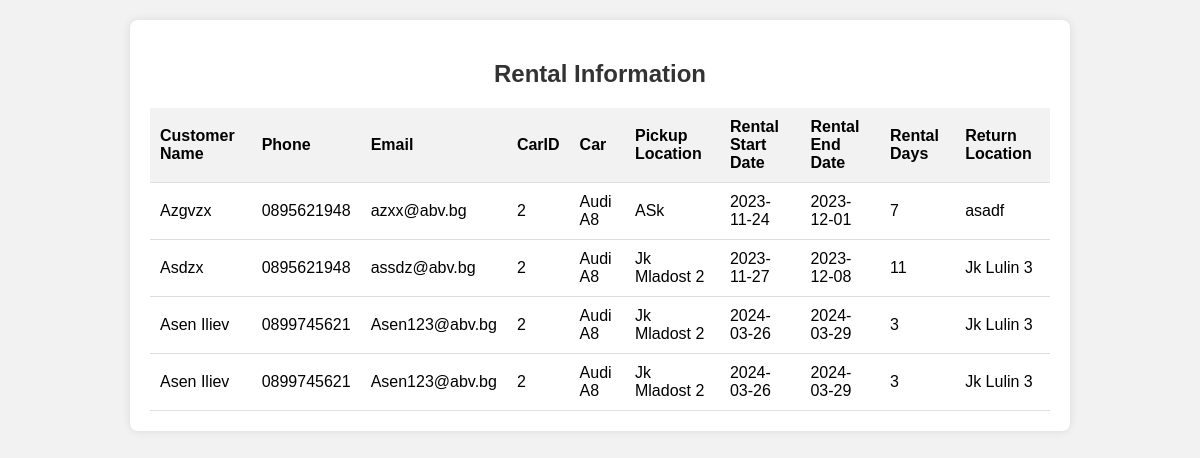
/display_rents.php, run on the app's committed database.
### tables this page shows
CREATE TABLE `rentals` (
  `id` int(11) NOT NULL,
  `customer_name` varchar(255) NOT NULL,
  `customer_phone` varchar(20) NOT NULL,
  `customer_email` varchar(255) NOT NULL,
  `automobile_id` int(11) NOT NULL,
  `rental_start_date` date NOT NULL,
  `rental_end_date` date NOT NULL,
  `pickup_location` varchar(255) NOT NULL,
  `return_location` varchar(255) NOT NULL,
  `rental_days` int(11) NOT NULL,
  `created_at` timestamp NOT NULL DEFAULT current_timestamp()
);

CREATE TABLE `automobiles` (
  `id` int(11) NOT NULL,
  `name` varchar(100) DEFAULT NULL,
  `fuel_type` varchar(20) DEFAULT NULL,
  `engine_type` varchar(20) DEFAULT NULL,
  `horsepower` int(11) DEFAULT NULL,
  `width` float DEFAULT NULL,
  `length` float DEFAULT NULL,
  `height` float DEFAULT NULL,
  `weight` float DEFAULT NULL,
  `extras` text DEFAULT NULL,
  `image` varchar(255) DEFAULT NULL
);

### display_rents.php (the view, shortened to what this page needs)
<!DOCTYPE html>
<html lang="en">
<head>
</head>
<body>
    <div class="container">
        <h2>Rental Information</h2>
        <?php
        include 'dbcon.php';
        $sql = "SELECT rentals.*, automobiles.name AS car_name FROM rentals
                INNER JOIN automobiles ON rentals.automobile_id = automobiles.id";
        $result = $conn->query($sql);
        if ($result->num_rows > 0) {
            echo '<table>
                    <tr>
                        <th>Customer Name</th>
                        <th>Phone</th>
                        <th>Email</th>
                        <th>CarID</th>
                        <th>Car</th>
                        <th>Pickup Location</th>
                        <th>Rental Start Date</th>
                        <th>Rental End Date</th>
                        <th>Rental Days</th>
                        <th>Return Location</th>
                    </tr>';
            while ($row = $result->fetch_assoc()) {
                echo '<tr>
                        <td>' . $row["customer_name"] . '</td>
                        <td>' . $row["customer_phone"] . '</td>
                        <td>' . $row["customer_email"] . '</td>
                        <td>' . $row["automobile_id"] . '</td>
                        <td>' . $row["car_name"] . '</td>
                        <td>' . $row["pickup_location"] . '</td>
                        <td>' . $row["rental_start_date"] . '</td>
                        <td>' . $row["rental_end_date"] . '</td>
                        <td>' . $row["rental_days"] . '</td>
                        <td>' . $row["return_location"] . '</td>
                    </tr>';
            }
            echo '</table>';
        } else {
            echo '<p class="no-data">No rental information available</p>';
        }
        ?>
    </div>
</body>
</html>

### display_rents.php (style rules this page uses)
body { font-family: Arial, sans-serif; background-color: #f2f2f2; margin: 0; padding: 0; }
.container { max-width: 900px; margin: 20px auto; padding: 20px; background-color: #fff; border-radius: 8px; box-shadow: 0 0 10px rgba(0, 0, 0, 0.1); }
h2 { text-align: center; color: #333; }
table { width: 100%; border-collapse: collapse; }
th, td { padding: 10px; border-bottom: 1px solid #ddd; text-align: left; }
th { background-color: #f2f2f2; font-weight: bold; }

### data on the page
rentals: customer_name "Azgvzx", customer_phone "0895621948", customer_email "azxx@abv.bg", automobile "2", automobile.name "Audi A8", pickup_location "ASk", rental_start_date "2023-11-24", rental_end_date "2023-12-01", rental_days "7", return_location "asadf"
rentals: customer_name "Asdzx", customer_phone "0895621948", customer_email "assdz@abv.bg", automobile "2", automobile.name "Audi A8", pickup_location "Jk Mladost 2", rental_start_date "2023-11-27", rental_end_date "2023-12-08", rental_days "11", return_location "Jk Lulin 3"
rentals: customer_name "Asen Iliev", customer_phone "0899745621", customer_email "Asen123@abv.bg", automobile "2", automobile.name "Audi A8", pickup_location "Jk Mladost 2", rental_start_date "2024-03-26", rental_end_date "2024-03-29", rental_days "3", return_location "Jk Lulin 3"
rentals: customer_name "Asen Iliev", customer_phone "0899745621", customer_email "Asen123@abv.bg", automobile "2", automobile.name "Audi A8", pickup_location "Jk Mladost 2", rental_start_date "2024-03-26", rental_end_date "2024-03-29", rental_days "3", return_location "Jk Lulin 3"
